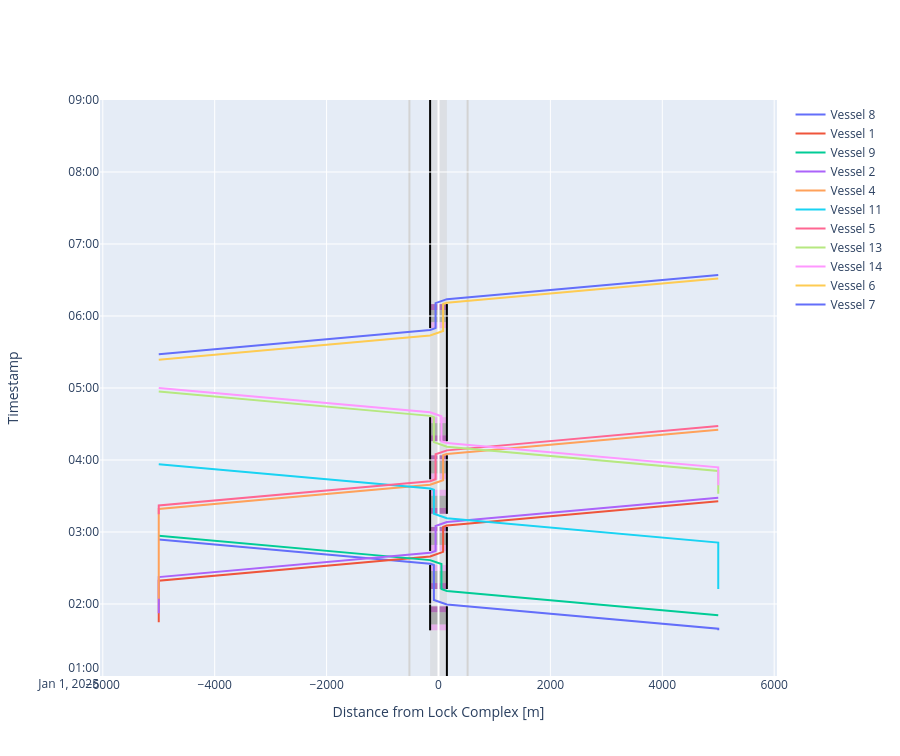

Write notebook code for a chart like this one.
### Markdown cell above
##### Time-distance diagram of vessels passing the lock and planning info
And we can create time-distance diagrams for both locks. We observe that there are lock operations with two vessels for the larger lock, while there are lock operations with only one vessel for the smaller lock. The scheduling of the vessels followed a first-come, first-served approach, with the selected lock chamber being the one that would cause the least expected delay to any individual vessel.

### Code cell
def cm_to_pixels(cm):
    return cm * 37.8 # Set figure height to 10 cmfig.update_layout(height=cm_to_pixels(10))

# We can plot the time-distance diagram
fig = lock_chamber_I.plot(xlimmin = -6050, 
                          xlimmax = 6050,
                          ylimmin = pd.Timestamp('2025-01-01 01:00:00'),
                          ylimmax = pd.Timestamp('2025-01-01 09:00:00'),
                          method='Plotly')

fig.update_layout(height=cm_to_pixels(20))

### Figure 1 — Plotly figure (JSON) as saved in the notebook; plotly's stock layout.template omitted (floating-point values rounded to 4 significant figures)
{"data": [{"mode": "lines", "name": "Vessel 8", "type": "scatter", "x": [5000.0, 5000.0, 5000.0, 5000.0, 150.0, 150.0, -82.5, -82.5, -82.5, -82.5, -82.5, -82.5, -82.5, -82.5, -150.0, -150.0, -520.0, -5000.0], "xaxis": "x", "y": ["2025-01-01T01:38:04.354414", "2025-01-01T01:38:04.354414", "2025-01-01T01:39:24.354414", "2025-01-01T01:39:24.354414", "2025-01-01T01:59:36.854414", "2025-01-01T01:59:36.854414", "2025-01-01T02:03:22.826336", "2025-01-01T02:12:28.422958", "2025-01-01T02:17:28.422958", "2025-01-01T02:17:28.422958", "2025-01-01T02:27:28.422958", "2025-01-01T02:27:28.422958", "2025-01-01T02:32:28.422958", "2025-01-01T02:32:28.422958", "2025-01-01T02:33:34.027709", "2025-01-01T02:33:34.027709", "2025-01-01T02:35:06.527709", "2025-01-01T02:53:46.527709"], "yaxis": "y"}, {"mode": "lines", "name": "Vessel 1", "type": "scatter", "x": [-5000.0, -5000.0, -5000.0, -5000.0, -150.0, -150.0, 82.5, 82.5, 82.5, 82.5, 82.5, 82.5, 82.5, 82.5, 150.0, 150.0, 520.0, 5000.0], "xaxis": "x", "y": ["2025-01-01T01:44:45.206400", "2025-01-01T01:44:45.206400", "2025-01-01T02:19:26.527710", "2025-01-01T02:19:26.527710", "2025-01-01T02:39:39.027710", "2025-01-01T02:39:39.027710", "2025-01-01T02:43:24.999632", "2025-01-01T02:44:13.790129", "2025-01-01T02:49:13.790129", "2025-01-01T02:49:13.790129", "2025-01-01T02:59:13.790129", "2025-01-01T02:59:13.790129", "2025-01-01T03:04:13.790129", "2025-01-01T03:04:13.790129", "2025-01-01T03:05:19.394881", "2025-01-01T03:05:19.394881", "2025-01-01T03:06:51.894881", "2025-01-01T03:25:31.894881"], "yaxis": "y"}, {"mode": "lines", "name": "Vessel 9", "type": "scatter", "x": [5000.0, 5000.0, 150.0, 150.0, 52.5, 52.5, 52.5, 52.5, 52.5, 52.5, 52.5, 52.5, 52.5, 52.5, -150.0, -150.0, -520.0, -5000.0], "xaxis": "x", "y": ["2025-01-01T01:50:41.160539", "2025-01-01T01:50:41.160539", "2025-01-01T02:10:53.660539", "2025-01-01T02:10:53.660539", "2025-01-01T02:12:28.422958", "2025-01-01T02:12:28.422958", "2025-01-01T02:17:28.422958", "2025-01-01T02:17:28.422958", "2025-01-01T02:27:28.422958", "2025-01-01T02:27:28.422958", "2025-01-01T02:32:28.422958", "2025-01-01T02:32:28.422958", "2025-01-01T02:33:17.213454", "2025-01-01T02:33:17.213454", "2025-01-01T02:36:34.027709", "2025-01-01T02:36:34.027709", "2025-01-01T02:38:06.527709", "2025-01-01T02:56:46.527709"], "yaxis": "y"}, {"mode": "lines", "name": "Vessel 2", "type": "scatter", "x": [-5000.0, -5000.0, -5000.0, -5000.0, -150.0, -150.0, -52.5, -52.5, -52.5, -52.5, -52.5, -52.5, -52.5, -52.5, -52.5, -52.5, 150.0, 150.0, 520.0, 5000.0], "xaxis": "x", "y": ["2025-01-01T01:52:18.436859", "2025-01-01T01:52:18.436859", "2025-01-01T02:22:26.527710", "2025-01-01T02:22:26.527710", "2025-01-01T02:42:39.027710", "2025-01-01T02:42:39.027710", "2025-01-01T02:44:13.790129", "2025-01-01T02:44:13.790129", "2025-01-01T02:49:13.790129", "2025-01-01T02:49:13.790129", "2025-01-01T02:59:13.790129", "2025-01-01T02:59:13.790129", "2025-01-01T03:04:13.790129", "2025-01-01T03:04:13.790129", "2025-01-01T03:05:02.580625", "2025-01-01T03:05:02.580625", "2025-01-01T03:08:19.394880", "2025-01-01T03:08:19.394880", "2025-01-01T03:09:51.894880", "2025-01-01T03:28:31.894880"], "yaxis": "y"}, {"mode": "lines", "name": "Vessel 4", "type": "scatter", "x": [-5000.0, -5000.0, -5000.0, -5000.0, -150.0, -150.0, 82.5, 82.5, 82.5, 82.5, 82.5, 82.5, 82.5, 82.5, 150.0, 150.0, 520.0, 5000.0], "xaxis": "x", "y": ["2025-01-01T02:04:18.019448", "2025-01-01T02:04:18.019448", "2025-01-01T03:19:08.471554", "2025-01-01T03:19:08.471554", "2025-01-01T03:39:20.971554", "2025-01-01T03:39:20.971554", "2025-01-01T03:43:06.943476", "2025-01-01T03:43:55.733973", "2025-01-01T03:48:55.733973", "2025-01-01T03:48:55.733973", "2025-01-01T03:58:55.733973", "2025-01-01T03:58:55.733973", "2025-01-01T04:03:55.733973", "2025-01-01T04:03:55.733973", "2025-01-01T04:05:01.338725", "2025-01-01T04:05:01.338725", "2025-01-01T04:06:33.838725", "2025-01-01T04:25:13.838725"], "yaxis": "y"}, {"mode": "lines", "name": "Vessel 11", "type": "scatter", "x": [5000.0, 5000.0, 5000.0, 5000.0, 150.0, 150.0, -82.5, -82.5, -82.5, -82.5, -82.5, -82.5, -82.5, -82.5, -150.0, -150.0, -520.0, -5000.0], "xaxis": "x", "y": ["2025-01-01T02:12:35.409894", "2025-01-01T02:12:35.409894", "2025-01-01T02:51:11.894880", "2025-01-01T02:51:11.894880", "2025-01-01T03:11:24.394880", "2025-01-01T03:11:24.394880", "2025-01-01T03:15:10.366802", "2025-01-01T03:15:10.366803", "2025-01-01T03:20:10.366803", "2025-01-01T03:20:10.366803", "2025-01-01T03:30:10.366803", "2025-01-01T03:30:10.366803", "2025-01-01T03:35:10.366803", "2025-01-01T03:35:10.366803", "2025-01-01T03:36:15.971555", "2025-01-01T03:36:15.971555", "2025-01-01T03:37:48.471555", "2025-01-01T03:56:28.471555"], "yaxis": "y"}, {"mode": "lines", "name": "Vessel 5", "type": "scatter", "x": [-5000.0, -5000.0, -5000.0, -5000.0, -150.0, -150.0, -52.5, -52.5, -52.5, -52.5, -52.5, -52.5, -52.5, -52.5, -52.5, -52.5, 150.0, 150.0, 520.0, 5000.0], "xaxis": "x", "y": ["2025-01-01T03:14:50.936987", "2025-01-01T03:14:50.936987", "2025-01-01T03:22:08.471554", "2025-01-01T03:22:08.471554", "2025-01-01T03:42:20.971554", "2025-01-01T03:42:20.971554", "2025-01-01T03:43:55.733973", "2025-01-01T03:43:55.733973", "2025-01-01T03:48:55.733973", "2025-01-01T03:48:55.733973", "2025-01-01T03:58:55.733973", "2025-01-01T03:58:55.733973", "2025-01-01T04:03:55.733973", "2025-01-01T04:03:55.733973", "2025-01-01T04:04:44.524470", "2025-01-01T04:04:44.524470", "2025-01-01T04:08:01.338725", "2025-01-01T04:08:01.338725", "2025-01-01T04:09:33.838725", "2025-01-01T04:28:13.838725"], "yaxis": "y"}, {"mode": "lines", "name": "Vessel 13", "type": "scatter", "x": [5000.0, 5000.0, 5000.0, 5000.0, 150.0, 150.0, -82.5, -82.5, -82.5, -82.5, -82.5, -82.5, -82.5, -82.5, -150.0, -150.0, -520.0, -5000.0], "xaxis": "x", "y": ["2025-01-01T03:31:56.300854", "2025-01-01T03:31:56.300854", "2025-01-01T03:50:53.838725", "2025-01-01T03:50:53.838725", "2025-01-01T04:11:06.338725", "2025-01-01T04:11:06.338725", "2025-01-01T04:14:52.310647", "2025-01-01T04:15:41.101144", "2025-01-01T04:20:41.101144", "2025-01-01T04:20:41.101144", "2025-01-01T04:30:41.101144", "2025-01-01T04:30:41.101144", "2025-01-01T04:35:41.101144", "2025-01-01T04:35:41.101144", "2025-01-01T04:36:46.705896", "2025-01-01T04:36:46.705896", "2025-01-01T04:38:19.205896", "2025-01-01T04:56:59.205896"], "yaxis": "y"}, {"mode": "lines", "name": "Vessel 14", "type": "scatter", "x": [5000.0, 5000.0, 5000.0, 5000.0, 150.0, 150.0, 52.5, 52.5, 52.5, 52.5, 52.5, 52.5, 52.5, 52.5, 52.5, 52.5, -150.0, -150.0, -520.0, -5000.0], "xaxis": "x", "y": ["2025-01-01T03:38:55.974170", "2025-01-01T03:38:55.974170", "2025-01-01T03:53:53.838725", "2025-01-01T03:53:53.838725", "2025-01-01T04:14:06.338725", "2025-01-01T04:14:06.338725", "2025-01-01T04:15:41.101144", "2025-01-01T04:15:41.101144", "2025-01-01T04:20:41.101144", "2025-01-01T04:20:41.101144", "2025-01-01T04:30:41.101144", "2025-01-01T04:30:41.101144", "2025-01-01T04:35:41.101144", "2025-01-01T04:35:41.101144", "2025-01-01T04:36:29.891641", "2025-01-01T04:36:29.891641", "2025-01-01T04:39:46.705896", "2025-01-01T04:39:46.705896", "2025-01-01T04:41:19.205896", "2025-01-01T04:59:59.205896"], "yaxis": "y"}, {"mode": "lines", "name": "Vessel 6", "type": "scatter", "x": [-5000.0, -5000.0, -150.0, -150.0, 82.5, 82.5, 82.5, 82.5, 82.5, 82.5, 82.5, 82.5, 150.0, 150.0, 520.0, 5000.0], "xaxis": "x", "y": ["2025-01-01T05:23:30.180018", "2025-01-01T05:23:30.180018", "2025-01-01T05:43:42.680018", "2025-01-01T05:43:42.680018", "2025-01-01T05:47:28.651940", "2025-01-01T05:49:55.781670", "2025-01-01T05:54:55.781670", "2025-01-01T05:54:55.781670", "2025-01-01T06:04:55.781670", "2025-01-01T06:04:55.781670", "2025-01-01T06:09:55.781670", "2025-01-01T06:09:55.781670", "2025-01-01T06:11:01.386422", "2025-01-01T06:11:01.386422", "2025-01-01T06:12:33.886422", "2025-01-01T06:31:13.886422"], "yaxis": "y"}, {"mode": "lines", "name": "Vessel 7", "type": "scatter", "x": [-5000.0, -5000.0, -150.0, -150.0, -52.5, -52.5, -52.5, -52.5, -52.5, -52.5, -52.5, -52.5, -52.5, -52.5, 150.0, 150.0, 520.0, 5000.0], "xaxis": "x", "y": ["2025-01-01T05:28:08.519251", "2025-01-01T05:28:08.519251", "2025-01-01T05:48:21.019251", "2025-01-01T05:48:21.019251", "2025-01-01T05:49:55.781670", "2025-01-01T05:49:55.781670", "2025-01-01T05:54:55.781670", "2025-01-01T05:54:55.781670", "2025-01-01T06:04:55.781670", "2025-01-01T06:04:55.781670", "2025-01-01T06:09:55.781670", "2025-01-01T06:09:55.781670", "2025-01-01T06:10:44.572166", "2025-01-01T06:10:44.572166", "2025-01-01T06:14:01.386421", "2025-01-01T06:14:01.386421", "2025-01-01T06:15:33.886421", "2025-01-01T06:34:13.886421"], "yaxis": "y"}], "layout": {"height": 756, "shapes": [{"fillcolor": "lightgrey", "layer": "below", "line": {"width": 0}, "name": "Lock Geometry", "opacity": 0.5, "type": "rect", "x0": -150, "x1": 150, "y0": "2025-01-01T01:00:00", "y1": "2025-01-01T09:00:00"}, {"fillcolor": "violet", "layer": "below", "line": {"width": 0}, "name": "Lock gate closing", "opacity": 0.5, "type": "rect", "x0": -150, "x1": 150, "xref": "x", "y0": "2025-01-01T01:38:04.354414", "y1": "2025-01-01T01:43:04.354414", "yref": "y"}, {"fillcolor": "grey", "layer": "below", "line": {"width": 0}, "name": "Lock levelling", "opacity": 0.5, "type": "rect", "x0": -150, "x1": 150, "xref": "x", "y0": "2025-01-01T01:43:04.354414", "y1": "2025-01-01T01:53:04.354414", "yref": "y"}, {"fillcolor": "purple", "layer": "below", "line": {"width": 0}, "name": "Lock gate opening", "opacity": 0.5, "type": "rect", "x0": -150, "x1": 150, "xref": "x", "y0": "2025-01-01T01:53:04.354414", "y1": "2025-01-01T01:58:04.354414", "yref": "y"}, {"fillcolor": "purple", "layer": "below", "line": {"width": 0}, "name": "Lock gate closing", "opacity": 0.5, "type": "rect", "x0": -150, "x1": 150, "xref": "x", "y0": "2025-01-01T02:12:28.422958", "y1": "2025-01-01T02:17:28.422958", "yref": "y"}, {"fillcolor": "grey", "layer": "below", "line": {"width": 0}, "name": "Lock levelling", "opacity": 0.5, "type": "rect", "x0": -150, "x1": 150, "xref": "x", "y0": "2025-01-01T02:17:28.422958", "y1": "2025-01-01T02:27:28.422958", "yref": "y"}, {"fillcolor": "violet", "layer": "below", "line": {"width": 0}, "name": "Lock gate opening", "opacity": 0.5, "type": "rect", "x0": -150, "x1": 150, "xref": "x", "y0": "2025-01-01T02:27:28.422958", "y1": "2025-01-01T02:32:28.422958", "yref": "y"}, {"fillcolor": "violet", "layer": "below", "line": {"width": 0}, "name": "Lock gate closing", "opacity": 0.5, "type": "rect", "x0": -150, "x1": 150, "xref": "x", "y0": "2025-01-01T02:44:13.790129", "y1": "2025-01-01T02:49:13.790129", "yref": "y"}, {"fillcolor": "grey", "layer": "below", "line": {"width": 0}, "name": "Lock levelling", "opacity": 0.5, "type": "rect", "x0": -150, "x1": 150, "xref": "x", "y0": "2025-01-01T02:49:13.790129", "y1": "2025-01-01T02:59:13.790129", "yref": "y"}, {"fillcolor": "purple", "layer": "below", "line": {"width": 0}, "name": "Lock gate opening", "opacity": 0.5, "type": "rect", "x0": -150, "x1": 150, "xref": "x", "y0": "2025-01-01T02:59:13.790129", "y1": "2025-01-01T03:04:13.790129", "yref": "y"}, {"fillcolor": "purple", "layer": "below", "line": {"width": 0}, "name": "Lock gate closing", "opacity": 0.5, "type": "rect", "x0": -150, "x1": 150, "xref": "x", "y0": "2025-01-01T03:15:10.366803", "y1": "2025-01-01T03:20:10.366803", "yref": "y"}, {"fillcolor": "grey", "layer": "below", "line": {"width": 0}, "name": "Lock levelling", "opacity": 0.5, "type": "rect", "x0": -150, "x1": 150, "xref": "x", "y0": "2025-01-01T03:20:10.366803", "y1": "2025-01-01T03:30:10.366803", "yref": "y"}, {"fillcolor": "violet", "layer": "below", "line": {"width": 0}, "name": "Lock gate opening", "opacity": 0.5, "type": "rect", "x0": -150, "x1": 150, "xref": "x", "y0": "2025-01-01T03:30:10.366803", "y1": "2025-01-01T03:35:10.366803", "yref": "y"}, {"fillcolor": "violet", "layer": "below", "line": {"width": 0}, "name": "Lock gate closing", "opacity": 0.5, "type": "rect", "x0": -150, "x1": 150, "xref": "x", "y0": "2025-01-01T03:43:55.733973", "y1": "2025-01-01T03:48:55.733973", "yref": "y"}, {"fillcolor": "grey", "layer": "below", "line": {"width": 0}, "name": "Lock levelling", "opacity": 0.5, "type": "rect", "x0": -150, "x1": 150, "xref": "x", "y0": "2025-01-01T03:48:55.733973", "y1": "2025-01-01T03:58:55.733973", "yref": "y"}, {"fillcolor": "purple", "layer": "below", "line": {"width": 0}, "name": "Lock gate opening", "opacity": 0.5, "type": "rect", "x0": -150, "x1": 150, "xref": "x", "y0": "2025-01-01T03:58:55.733973", "y1": "2025-01-01T04:03:55.733973", "yref": "y"}, {"fillcolor": "purple", "layer": "below", "line": {"width": 0}, "name": "Lock gate closing", "opacity": 0.5, "type": "rect", "x0": -150, "x1": 150, "xref": "x", "y0": "2025-01-01T04:15:41.101144", "y1": "2025-01-01T04:20:41.101144", "yref": "y"}, {"fillcolor": "grey", "layer": "below", "line": {"width": 0}, "name": "Lock levelling", "opacity": 0.5, "type": "rect", "x0": -150, "x1": 150, "xref": "x", "y0": "2025-01-01T04:20:41.101144", "y1": "2025-01-01T04:30:41.101144", "yref": "y"}, {"fillcolor": "violet", "layer": "below", "line": {"width": 0}, "name": "Lock gate opening", "opacity": 0.5, "type": "rect", "x0": -150, "x1": 150, "xref": "x", "y0": "2025-01-01T04:30:41.101144", "y1": "2025-01-01T04:35:41.101144", "yref": "y"}, {"fillcolor": "violet", "layer": "below", "line": {"width": 0}, "name": "Lock gate closing", "opacity": 0.5, "type": "rect", "x0": -150, "x1": 150, "xref": "x", "y0": "2025-01-01T05:49:55.781670", "y1": "2025-01-01T05:54:55.781670", "yref": "y"}, {"fillcolor": "grey", "layer": "below", "line": {"width": 0}, "name": "Lock levelling", "opacity": 0.5, "type": "rect", "x0": -150, "x1": 150, "xref": "x", "y0": "2025-01-01T05:54:55.781670", "y1": "2025-01-01T06:04:55.781670", "yref": "y"}, {"fillcolor": "purple", "layer": "below", "line": {"width": 0}, "name": "Lock gate opening", "opacity": 0.5, "type": "rect", "x0": -150, "x1": 150, "xref": "x", "y0": "2025-01-01T06:04:55.781670", "y1": "2025-01-01T06:09:55.781670", "yref": "y"}, {"fillcolor": "darkgrey", "layer": "below", "line": {"width": 0}, "name": "Lock gate opening", "opacity": 0.5, "type": "rect", "x0": -150, "x1": 150, "xref": "x", "y0": "2025-01-01T01:43:04.354414", "y1": "2025-01-01T01:53:04.354414", "yref": "y"}, {"fillcolor": "darkgrey", "layer": "below", "line": {"width": 0}, "name": "Lock gate opening", "opacity": 0.5, "type": "rect", "x0": -150, "x1": 150, "xref": "x", "y0": "2025-01-01T02:17:28.422958", "y1": "2025-01-01T02:27:28.422958", "yref": "y"}, {"fillcolor": "darkgrey", "layer": "below", "line": {"width": 0}, "name": "Lock gate opening", "opacity": 0.5, "type": "rect", "x0": -150, "x1": 150, "xref": "x", "y0": "2025-01-01T02:49:13.790129", "y1": "2025-01-01T02:59:13.790129", "yref": "y"}, {"fillcolor": "darkgrey", "layer": "below", "line": {"width": 0}, "name": "Lock gate opening", "opacity": 0.5, "type": "rect", "x0": -150, "x1": 150, "xref": "x", "y0": "2025-01-01T03:20:10.366803", "y1": "2025-01-01T03:30:10.366803", "yref": "y"}, {"fillcolor": "darkgrey", "layer": "below", "line": {"width": 0}, "name": "Lock gate opening", "opacity": 0.5, "type": "rect", "x0": -150, "x1": 150, "xref": "x", "y0": "2025-01-01T03:48:55.733973", "y1": "2025-01-01T03:58:55.733973", "yref": "y"}, {"fillcolor": "darkgrey", "layer": "below", "line": {"width": 0}, "name": "Lock gate opening", "opacity": 0.5, "type": "rect", "x0": -150, "x1": 150, "xref": "x", "y0": "2025-01-01T04:20:41.101144", "y1": "2025-01-01T04:30:41.101144", "yref": "y"}, {"fillcolor": "darkgrey", "layer": "below", "line": {"width": 0}, "name": "Lock gate opening", "opacity": 0.5, "type": "rect", "x0": -150, "x1": 150, "xref": "x", "y0": "2025-01-01T05:54:55.781670", "y1": "2025-01-01T06:04:55.781670", "yref": "y"}, {"layer": "below", "line": {"color": "black"}, "name": "Lock gate opening", "type": "line", "x0": -150, "x1": -150, "xref": "x", "y0": "2025-01-01T01:38:04.354414", "y1": "2025-01-01T02:32:28.422958", "yref": "y"}, {"layer": "below", "line": {"color": "black"}, "name": "Lock gate opening", "type": "line", "x0": -150, "x1": -150, "xref": "x", "y0": "2025-01-01T02:44:13.790129", "y1": "2025-01-01T03:35:10.366803", "yref": "y"}, {"layer": "below", "line": {"color": "black"}, "name": "Lock gate opening", "type": "line", "x0": -150, "x1": -150, "xref": "x", "y0": "2025-01-01T03:43:55.733973", "y1": "2025-01-01T04:35:41.101144", "yref": "y"}, {"layer": "below", "line": {"color": "black"}, "name": "Lock gate opening", "type": "line", "x0": -150, "x1": -150, "xref": "x", "y0": "2025-01-01T05:49:55.781670", "y1": "2025-01-01T09:00:00", "yref": "y"}, {"layer": "below", "line": {"color": "black"}, "name": "Lock gate opening", "type": "line", "x0": 150, "x1": 150, "xref": "x", "y0": "2025-01-01T01:00:00", "y1": "2025-01-01T01:58:04.354414", "yref": "y"}, {"layer": "below", "line": {"color": "black"}, "name": "Lock gate opening", "type": "line", "x0": 150, "x1": 150, "xref": "x", "y0": "2025-01-01T02:12:28.422958", "y1": "2025-01-01T03:04:13.790129", "yref": "y"}, {"layer": "below", "line": {"color": "black"}, "name": "Lock gate opening", "type": "line", "x0": 150, "x1": 150, "xref": "x", "y0": "2025-01-01T03:15:10.366803", "y1": "2025-01-01T04:03:55.733973", "yref": "y"}, {"layer": "below", "line": {"color": "black"}, "name": "Lock gate opening", "type": "line", "x0": 150, "x1": 150, "xref": "x", "y0": "2025-01-01T04:15:41.101144", "y1": "2025-01-01T06:09:55.781670", "yref": "y"}, {"layer": "below", "line": {"color": "lightgrey"}, "type": "line", "x0": -520, "x1": -520, "xref": "x", "y0": 0, "y1": 1, "yref": "y domain"}, {"layer": "below", "line": {"color": "lightgrey"}, "type": "line", "x0": 520, "x1": 520, "xref": "x", "y0": 0, "y1": 1, "yref": "y domain"}], "showlegend": true, "xaxis": {"anchor": "y", "domain": [0, 1], "range": [-6050, 6050], "title": {"text": "Distance from Lock Complex [m]"}}, "yaxis": {"anchor": "x", "domain": [0, 1], "range": ["2025-01-01T01:00:00", "2025-01-01T09:00:00"], "title": {"text": "Timestamp"}}}}
